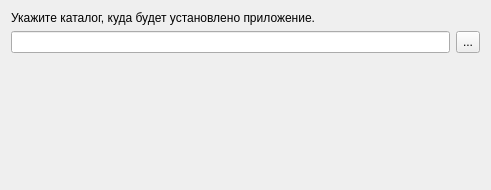
<?xml version="1.0" encoding="UTF-8"?>
<ui version="4.0">
 <class>TargetWidget</class>
 <widget class="QWidget" name="TargetWidget">
  <property name="geometry">
   <rect>
    <x>0</x>
    <y>0</y>
    <width>491</width>
    <height>190</height>
   </rect>
  </property>
  <property name="sizePolicy">
   <sizepolicy hsizetype="Preferred" vsizetype="Preferred">
    <horstretch>0</horstretch>
    <verstretch>0</verstretch>
   </sizepolicy>
  </property>
  <property name="minimumSize">
   <size>
    <width>491</width>
    <height>190</height>
   </size>
  </property>
  <property name="windowTitle">
   <string>Form</string>
  </property>
  <layout class="QVBoxLayout" name="verticalLayout">
   <item>
    <widget class="QLabel" name="label_2">
     <property name="text">
      <string>Укажите каталог, куда будет установлено приложение.</string>
     </property>
    </widget>
   </item>
   <item>
    <layout class="QHBoxLayout" name="horizontalLayout">
     <item>
      <widget class="QLineEdit" name="targetDirectory">
       <property name="readOnly">
        <bool>true</bool>
       </property>
      </widget>
     </item>
     <item>
      <widget class="QToolButton" name="targetChooser">
       <property name="sizePolicy">
        <sizepolicy hsizetype="Fixed" vsizetype="Preferred">
         <horstretch>0</horstretch>
         <verstretch>0</verstretch>
        </sizepolicy>
       </property>
       <property name="minimumSize">
        <size>
         <width>0</width>
         <height>0</height>
        </size>
       </property>
       <property name="text">
        <string>...</string>
       </property>
      </widget>
     </item>
    </layout>
   </item>
   <item>
    <spacer name="verticalSpacer">
     <property name="orientation">
      <enum>Qt::Vertical</enum>
     </property>
     <property name="sizeHint" stdset="0">
      <size>
       <width>20</width>
       <height>122</height>
      </size>
     </property>
    </spacer>
   </item>
  </layout>
 </widget>
 <resources/>
 <connections/>
</ui>
